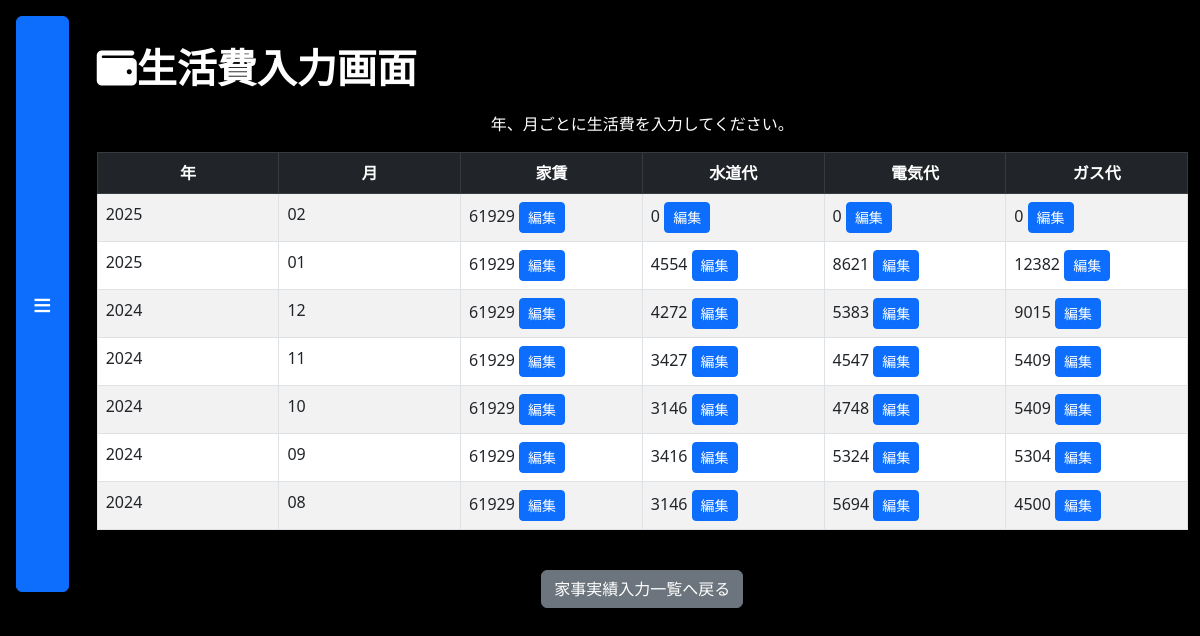
The app's page /life with its own data.
### tables this page shows
CREATE TABLE life_detail (id INTEGER PRIMARY KEY AUTOINCREMENT,year TEXT,month TEXT,rent INTEGER,water INTEGER,electricity INTEGER,gas INTEGER ,input_time TIMESTAMP DEFAULT CURRENT_TIMESTAMP, yyyymm TEXT);

### flaskr/main.py (the view)
@app.route('/life')
def life():
    conn = sqlite3.connect('database.db')
    cursor = conn.cursor()
    insert_life_detail_if_not_exists()
    cursor.execute("SELECT year, month, rent, water, electricity, gas FROM life_detail ORDER BY yyyymm desc")
    life_details = cursor.fetchall()
    conn.close()
    return render_template(
        'life.html',
        life_details=life_details  # 取得したデータをテンプレートに渡す
    )

### flaskr/main.py (called while the page is built)
def insert_life_detail_if_not_exists():
    con = sqlite3.connect('database.db')
    cursor = con.cursor()
    now = datetime.now()
    current_year = now.year
    current_month = now.month
    formatted_month = str(current_month).zfill(2)
    cursor.execute("SELECT COUNT(*) FROM life_detail WHERE year = ? AND month = ?", (current_year, formatted_month))
    count = cursor.fetchone()[0]
    if count == 0:
        cursor.execute("""
            INSERT INTO life_detail (year, month, rent, water, electricity, gas, input_time)
            VALUES (?, ?, 0, 0, 0, 0, CURRENT_TIMESTAMP)
        """, (current_year, formatted_month))
        con.commit()  # 変更をデータベースに保存
    con.close()

### flaskr/templates/life.html (shortened to what this page needs)
<!DOCTYPE html>
<html>
<head>
    <link rel="stylesheet" href="https://cdn.jsdelivr.net/npm/bootstrap@5.3.0/dist/css/bootstrap.min.css">
    <link rel="stylesheet" href="{{ url_for('static', filename='style_Boost.css') }}">
    <link rel="stylesheet" href="https://cdnjs.cloudflare.com/ajax/libs/font-awesome/6.0.0-beta3/css/all.min.css">
</head>
<body>
<div class="d-flex">
    <button class="btn btn-primary m-3 menu-button" onclick="toggleMenu()">≡</button>
    <div class="container-fluid mt-5">
        <h1 class="fas fa-wallet text-center mb-4">生活費入力画面</h1>
        <p class="text-center">年、月ごとに生活費を入力してください。</p>
        <form method="POST" action="{{ url_for('update_life_details') }}">
            <div class="table-responsive">
                <table class="table table-bordered table-striped life-table">
                    <thead class="table-dark">
                        <tr>
                            <th>年</th>
                            <th>月</th>
                            <th>家賃</th>
                            <th>水道代</th>
                            <th>電気代</th>
                            <th>ガス代</th>
                        </tr>
                    </thead>
                    <tbody>
                        {% for detail in life_details %}
                        <tr>
                            <td>
                                {{ detail[0] }}
                            </td>
                            <td>
                                {{ detail[1] }}
                            </td>
                            <td>
                                <span id="rent-value-{{ loop.index }}">{{ detail[2] }}</span>
                                <button type="button" class="btn btn-sm btn-primary" onclick="showEditModal('rent', {{ loop.index }})">編集</button>
                            </td>
                            <td>
                                <span id="water-value-{{ loop.index }}">{{ detail[3] }}</span>
                                <button type="button" class="btn btn-sm btn-primary" onclick="showEditModal('water', {{ loop.index }})">編集</button>
                            </td>
                            <td>
                                <span id="electricity-value-{{ loop.index }}">{{ detail[4] }}</span>
                                <button type="button" class="btn btn-sm btn-primary" onclick="showEditModal('electricity', {{ loop.index }})">編集</button>
                            </td>
                            <td>
                                <span id="gas-value-{{ loop.index }}">{{ detail[5] }}</span>
                                <button type="button" class="btn btn-sm btn-primary" onclick="showEditModal('gas', {{ loop.index }})">編集</button>
                            </td>
                        </tr>
                        {% endfor %}
                    </tbody>
                </table>
            </div>
        </form>
        <div class="text-center mt-4">
            <a href="{{ url_for('index') }}" class="btn btn-secondary">家事実績入力一覧へ戻る</a>
        </div>
    </div>
</div>
</body>
</html>

### flaskr/static/style_Boost.css (style rules this page uses)
body { background-color: black !important; color: white !important; }
.table { color: white; }
.table-dark { background-color: #333 !important; }
.table { color: white; width: 100%; table-layout: fixed; border-collapse: collapse; }
.menu-button { font-size: 2rem; padding: 0.5rem 1rem; }
.table th { writing-mode: horizontal-tb; text-align: center; }

### records on screen
life_detail: year "2025", month "02", rent "61929", water "0", electricity "0", gas "0"
life_detail: year "2025", month "01", rent "61929", water "4554", electricity "8621", gas "12382"
life_detail: year "2024", month "12", rent "61929", water "4272", electricity "5383", gas "9015"
life_detail: year "2024", month "11", rent "61929", water "3427", electricity "4547", gas "5409"
life_detail: year "2024", month "10", rent "61929", water "3146", electricity "4748", gas "5409"
life_detail: year "2024", month "09", rent "61929", water "3416", electricity "5324", gas "5304"
life_detail: year "2024", month "08", rent "61929", water "3146", electricity "5694", gas "4500"
